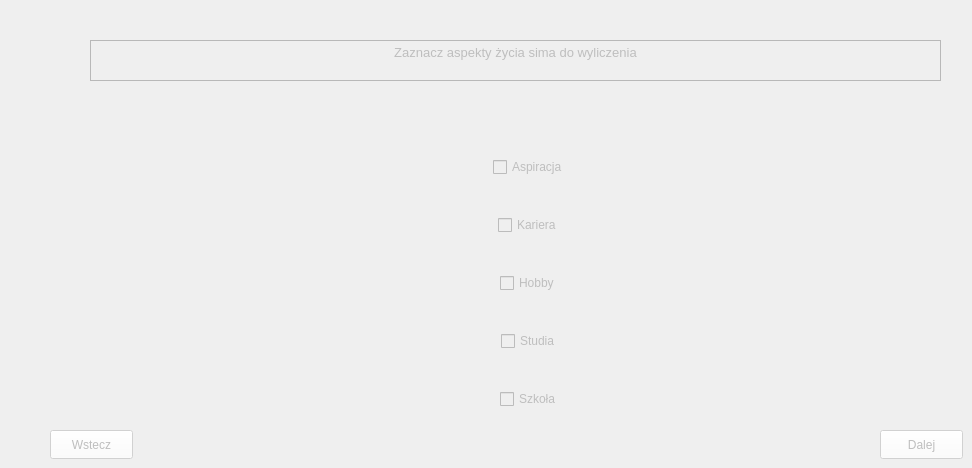
    <widget class="QWidget" name="Wybor2">
     <property name="enabled">
      <bool>false</bool>
     </property>
     <widget class="QWidget" name="gridLayoutWidget_2">
      <property name="geometry">
       <rect>
        <x>210</x>
        <y>140</y>
        <width>641</width>
        <height>291</height>
       </rect>
      </property>
      <layout class="QGridLayout" name="gridLayout_6">
       <item row="1" column="0" alignment="Qt::AlignHCenter">
        <widget class="QCheckBox" name="checkBox_11">
         <property name="sizePolicy">
          <sizepolicy hsizetype="Minimum" vsizetype="Minimum">
           <horstretch>0</horstretch>
           <verstretch>0</verstretch>
          </sizepolicy>
         </property>
         <property name="maximumSize">
          <size>
           <width>16777215</width>
           <height>50</height>
          </size>
         </property>
         <property name="text">
          <string>Kariera</string>
         </property>
        </widget>
       </item>
       <item row="4" column="0" alignment="Qt::AlignHCenter">
        <widget class="QCheckBox" name="checkBox_13">
         <property name="sizePolicy">
          <sizepolicy hsizetype="Minimum" vsizetype="Minimum">
           <horstretch>0</horstretch>
           <verstretch>0</verstretch>
          </sizepolicy>
         </property>
         <property name="maximumSize">
          <size>
           <width>16777215</width>
           <height>50</height>
          </size>
         </property>
         <property name="text">
          <string>Szkoła</string>
         </property>
        </widget>
       </item>
       <item row="2" column="0" alignment="Qt::AlignHCenter">
        <widget class="QCheckBox" name="checkBox_12">
         <property name="sizePolicy">
          <sizepolicy hsizetype="Minimum" vsizetype="Minimum">
           <horstretch>0</horstretch>
           <verstretch>0</verstretch>
          </sizepolicy>
         </property>
         <property name="maximumSize">
          <size>
           <width>16777215</width>
           <height>50</height>
          </size>
         </property>
         <property name="text">
          <string>Hobby</string>
         </property>
        </widget>
       </item>
       <item row="0" column="0" alignment="Qt::AlignHCenter">
        <widget class="QCheckBox" name="checkBox_9">
         <property name="sizePolicy">
          <sizepolicy hsizetype="Minimum" vsizetype="Minimum">
           <horstretch>0</horstretch>
           <verstretch>0</verstretch>
          </sizepolicy>
         </property>
         <property name="maximumSize">
          <size>
           <width>16777215</width>
           <height>50</height>
          </size>
         </property>
         <property name="autoFillBackground">
          <bool>false</bool>
         </property>
         <property name="text">
          <string>Aspiracja</string>
         </property>
        </widget>
       </item>
       <item row="3" column="0" alignment="Qt::AlignHCenter">
        <widget class="QCheckBox" name="checkBox_10">
         <property name="sizePolicy">
          <sizepolicy hsizetype="Minimum" vsizetype="Minimum">
           <horstretch>0</horstretch>
           <verstretch>0</verstretch>
          </sizepolicy>
         </property>
         <property name="maximumSize">
          <size>
           <width>16777215</width>
           <height>50</height>
          </size>
         </property>
         <property name="text">
          <string>Studia</string>
         </property>
        </widget>
       </item>
      </layout>
     </widget>
     <widget class="QTextBrowser" name="textBrowser_70">
      <property name="geometry">
       <rect>
        <x>90</x>
        <y>40</y>
        <width>851</width>
        <height>41</height>
       </rect>
      </property>
      <property name="html">
       <string>&lt;!DOCTYPE HTML PUBLIC &quot;-//W3C//DTD HTML 4.0//EN&quot; &quot;http://www.w3.org/TR/REC-html40/strict.dtd&quot;&gt;
&lt;html&gt;&lt;head&gt;&lt;meta name=&quot;qrichtext&quot; content=&quot;1&quot; /&gt;&lt;meta charset=&quot;utf-8&quot; /&gt;&lt;style type=&quot;text/css&quot;&gt;
p, li { white-space: pre-wrap; }
hr { height: 1px; border-width: 0; }
li.unchecked::marker { content: &quot;\2610&quot;; }
li.checked::marker { content: &quot;\2612&quot;; }
&lt;/style&gt;&lt;/head&gt;&lt;body style=&quot; font-family:'Segoe UI'; font-size:9pt; font-weight:400; font-style:normal;&quot;&gt;
&lt;p align=&quot;center&quot; style=&quot; margin-top:0px; margin-bottom:0px; margin-left:0px; margin-right:0px; -qt-block-indent:0; text-indent:0px;&quot;&gt;&lt;span style=&quot; font-size:10pt;&quot;&gt;Zaznacz aspekty życia sima do wyliczenia&lt;/span&gt;&lt;/p&gt;&lt;/body&gt;&lt;/html&gt;</string>
      </property>
     </widget>
     <widget class="QPushButton" name="pushButton_10">
      <property name="geometry">
       <rect>
        <x>50</x>
        <y>430</y>
        <width>83</width>
        <height>29</height>
       </rect>
      </property>
      <property name="styleSheet">
       <string notr="true">background-color: rgb(255, 255, 255);</string>
      </property>
      <property name="text">
       <string>Wstecz</string>
      </property>
     </widget>
     <widget class="QPushButton" name="pushButton_11">
      <property name="geometry">
       <rect>
        <x>880</x>
        <y>430</y>
        <width>83</width>
        <height>29</height>
       </rect>
      </property>
      <property name="styleSheet">
       <string notr="true">background-color: rgb(255, 255, 255);</string>
      </property>
      <property name="text">
       <string>Dalej</string>
      </property>
     </widget>
    </widget>
